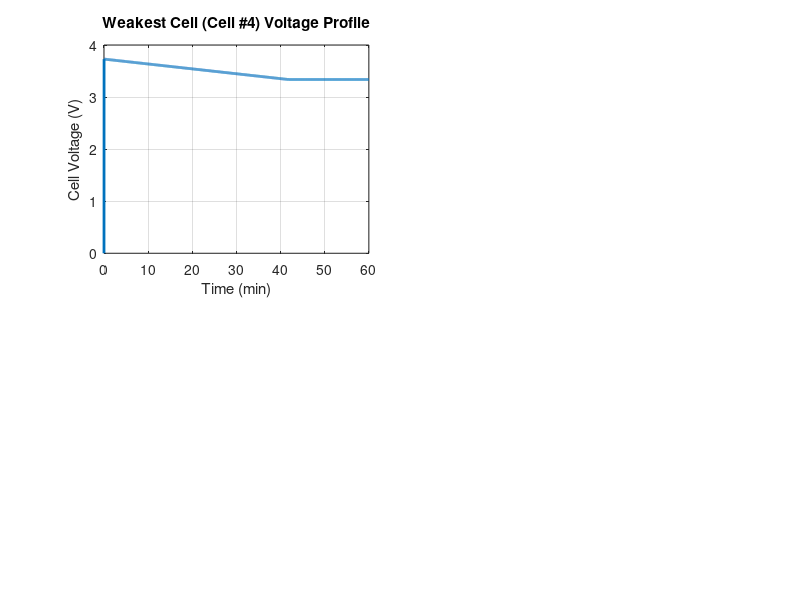

Recreate this plot in MATLAB. (Note: this script raises an error after producing the figure.)
% =========================================================================
% SIMULATE 8S MODULAR PACK ACTIVE ZVS BALANCING VS PASSIVE IN MATLAB
% =========================================================================
% Comprehensive multi-cell pack digital twin:
% Compares:
% 1. Unbalanced baseline
% 2. Passive bleed resistor balancing (100 mA resistive dissipation)
% 3. Proposed ZVS Quasi-Resonant Flyback Active Balancer (2.0 A shuttling, 92.8% eff)

function results = simulate_8s_active_pack_complete()
    fprintf('===================================================================\n');
    fprintf(' [MATLAB DIGITAL TWIN] 8S Modular Pack Active Balancing Simulation\n');
    fprintf('===================================================================\n');

    num_cells = 8;
    time_s = 0:1:3600; % 1 hour discharge simulation
    N = length(time_s);

    % Cell initial conditions: Cell 4 is aged/weak
    soh_init = [98.5, 97.8, 98.2, 79.5, 99.0, 97.6, 98.4, 98.0];
    soc_init = [72.0, 71.0, 73.0, 56.0, 74.0, 71.5, 72.5, 71.8];
    cap_nominal = 5.0; % Ah

    % Topologies: 1 = Unbalanced, 2 = Passive Bleed, 3 = Active ZVS
    topologies = {'Unbalanced Baseline', 'Passive Bleed (100 mA)', 'Active ZVS Flyback (2.0 A)'};
    results = struct();

    fig = figure('Name', '8S Pack Active Balancing Comparison', 'Position', [80 80 1300 800], 'Visible', 'off');

    colors = lines(num_cells);

    for top_idx = 1:3
        soc = repmat(soc_init, N, 1);
        v_cell = zeros(N, num_cells);
        t_cell = repmat(26.0, N, num_cells);
        pack_active = true(1, N);

        i_load = 3.2; % 3.2 A constant pack discharge
        cutoff_time = N;

        for k = 1:N-1
            dt = 1.0;
            if ~pack_active(k)
                soc(k+1, :) = soc(k, :);
                v_cell(k+1, :) = v_cell(k, :);
                t_cell(k+1, :) = t_cell(k, :);
                continue;
            end

            % Compute cell internal resistance R0 from SOH
            r0 = 0.026 + (100 - soh_init) * 0.00045; % Ohms

            % Determine balancing currents
            i_bal = zeros(1, num_cells);
            p_bal_loss = 0.0;

            if top_idx == 2 % Passive bleed
                v_mean = mean(v_cell(k, :));
                for c = 1:num_cells
                    if v_cell(k, c) > (min(v_cell(k, :)) + 0.05)
                        i_bal(c) = 0.10; % 100 mA resistive bleed
                        p_bal_loss = p_bal_loss + i_bal(c) * v_cell(k, c);
                    end
                end
            elseif top_idx == 3 % Proposed Active ZVS
                [min_soc, weak_c] = min(soc(k, :));
                [max_soc, strong_c] = max(soc(k, :));
                if (max_soc - min_soc) > 2.0
                    i_shuttle = 2.0; % 2.0 A shuttling
                    eta = 0.928;     % 92.8% soft-switching efficiency
                    i_bal(weak_c) = -i_shuttle * eta; % Receiving
                    donors = find(soc(k, :) > (min_soc + 3.0));
                    if ~isempty(donors)
                        i_bal(donors) = i_shuttle / length(donors);
                    end
                end
            end

            % Update SOC and Voltages
            for c = 1:num_cells
                i_cell_net = i_load + i_bal(c);
                dsoc = -(i_cell_net * dt / (3600 * cap_nominal * (soh_init(c)/100))) * 100;
                soc(k+1, c) = max(0, min(100, soc(k, c) + dsoc));

                % OCV-R model
                ocv = 3.45 + 0.70 * (soc(k+1, c) / 100);
                v_cell(k+1, c) = ocv - i_cell_net * r0(c);

                % Thermal update (Joule heat + cooling + balancing dissipation)
                p_joule = (i_cell_net^2) * r0(c);
                if top_idx == 2 && i_bal(c) > 0
                    p_joule = p_joule + i_bal(c) * v_cell(k+1, c); % Bleed resistor heat
                end
                dt_temp = (p_joule * 0.12 - 0.015 * (t_cell(k, c) - 25.0)) * dt;
                t_cell(k+1, c) = t_cell(k, c) + dt_temp;
            end

            % Check pack voltage cutoff (if any cell hits 3.0 V)
            if any(v_cell(k+1, :) < 3.00)
                pack_active(k+1:end) = false;
                cutoff_time = k;
                break;
            end
        end

        usable_time_min = cutoff_time / 60.0;
        usable_energy_wh = sum(mean(v_cell(1:cutoff_time, :), 2) * i_load * (1/3600));

        results.(sprintf('top_%d', top_idx)).name = topologies{top_idx};
        results.(sprintf('top_%d', top_idx)).cutoff_time_min = usable_time_min;
        results.(sprintf('top_%d', top_idx)).usable_energy_wh = usable_energy_wh;
        results.(sprintf('top_%d', top_idx)).max_temp_c = max(max(t_cell));

        % Subplot 1: Cell Voltages
        subplot(2, 2, 1);
        hold on; grid on; box on;
        plot(time_s(1:cutoff_time)/60, v_cell(1:cutoff_time, 4), 'LineWidth', 2.0);
        title('Weakest Cell (Cell #4) Voltage Profile', 'FontSize', 11, 'FontWeight', 'bold');
        xlabel('Time (min)'); ylabel('Cell Voltage (V)');
        yline(3.0, '--r', '3.0V Cutoff');

        % Subplot 2: Cell SOC Spread over Time
        subplot(2, 2, 2);
        hold on; grid on; box on;
        soc_spread = max(soc(1:cutoff_time, :), [], 2) - min(soc(1:cutoff_time, :), [], 2);
        plot(time_s(1:cutoff_time)/60, soc_spread, 'LineWidth', 2.0);
        title('Pack SOC Inbalance (\DeltaSOC = Max - Min)', 'FontSize', 11, 'FontWeight', 'bold');
        xlabel('Time (min)'); ylabel('\DeltaSOC (%)');

        % Subplot 3: Maximum Pack Temperature
        subplot(2, 2, 3);
        hold on; grid on; box on;
        plot(time_s(1:cutoff_time)/60, max(t_cell(1:cutoff_time, :), [], 2), 'LineWidth', 2.0);
        title('Peak Pack Temperature T_{max} (°C)', 'FontSize', 11, 'FontWeight', 'bold');
        xlabel('Time (min)'); ylabel('T_{max} (°C)');
    end

    subplot(2, 2, 1); legend(topologies, 'Location', 'southwest', 'FontSize', 8);
    subplot(2, 2, 2); legend(topologies, 'Location', 'northeast', 'FontSize', 8);
    subplot(2, 2, 3); legend(topologies, 'Location', 'northwest', 'FontSize', 8);

    % Subplot 4: Usable Capacity Gain Comparison
    subplot(2, 2, 4);
    bar_data = [results.top_1.usable_energy_wh, results.top_2.usable_energy_wh, results.top_3.usable_energy_wh];
    b = bar(categorical(topologies), bar_data, 'FaceColor', [0.15 0.55 0.85]);
    grid on; box on;
    title('Usable Energy Delivered Before Cutoff (Wh)', 'FontSize', 11, 'FontWeight', 'bold');
    ylabel('Pack Usable Energy (Wh)');
    for i = 1:3
        text(i, bar_data(i) * 0.5, sprintf('%.1f Wh', bar_data(i)), ...
             'HorizontalAlignment', 'center', 'Color', 'white', 'FontWeight', 'bold');
    end

    gain_pct = ((results.top_3.usable_energy_wh - results.top_1.usable_energy_wh) / results.top_1.usable_energy_wh) * 100;
    fprintf('[RESULT] Proposed ZVS Balancer Usable Energy Gain: +%.2f%%\n', gain_pct);

    % Save figure
    out_dir = fullfile(fileparts(mfilename('fullpath')), 'figures');
    if ~exist(out_dir, 'dir'), mkdir(out_dir); end
    fig_path = fullfile(out_dir, 'FIG7_8S_Pack_Active_Balancing_Comparison.png');
    saveas(fig, fig_path);
    close(fig);

    fprintf('[SUCCESS] 8S Modular Pack Active Balancing simulation completed.\n');
    fprintf('[SAVED] Figure generated: %s\n', fig_path);
end
